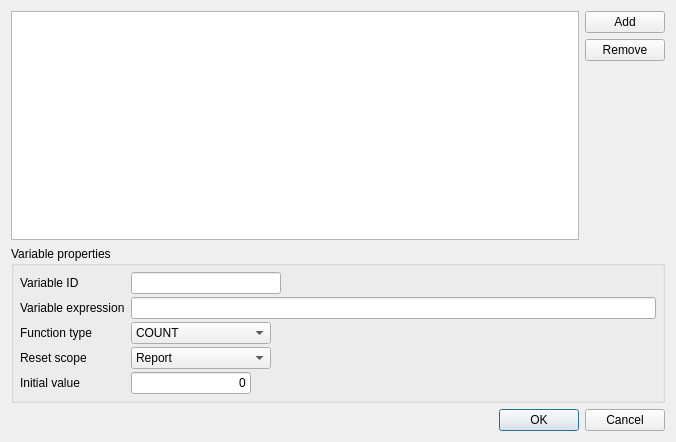
<?xml version="1.0" encoding="UTF-8"?>
<ui version="4.0">
 <class>NCRDVariableDialogUI</class>
 <widget class="QDialog" name="NCRDVariableDialogUI">
  <property name="windowModality">
   <enum>Qt::ApplicationModal</enum>
  </property>
  <property name="geometry">
   <rect>
    <x>0</x>
    <y>0</y>
    <width>676</width>
    <height>442</height>
   </rect>
  </property>
  <property name="windowTitle">
   <string>Variable settings</string>
  </property>
  <layout class="QVBoxLayout">
   <item>
    <layout class="QHBoxLayout">
     <item>
      <widget class="QTableView" name="tableView"/>
     </item>
     <item>
      <layout class="QVBoxLayout">
       <property name="spacing">
        <number>6</number>
       </property>
       <item>
        <widget class="QPushButton" name="btnAdd">
         <property name="text">
          <string>Add</string>
         </property>
        </widget>
       </item>
       <item>
        <widget class="QPushButton" name="btnRemove">
         <property name="text">
          <string>Remove</string>
         </property>
        </widget>
       </item>
       <item>
        <spacer>
         <property name="orientation">
          <enum>Qt::Vertical</enum>
         </property>
         <property name="sizeHint" stdset="0">
          <size>
           <width>20</width>
           <height>16</height>
          </size>
         </property>
        </spacer>
       </item>
      </layout>
     </item>
    </layout>
   </item>
   <item>
    <widget class="QGroupBox" name="gbProp">
     <property name="title">
      <string>Variable properties</string>
     </property>
     <layout class="QGridLayout">
      <property name="leftMargin">
       <number>6</number>
      </property>
      <property name="topMargin">
       <number>6</number>
      </property>
      <property name="rightMargin">
       <number>6</number>
      </property>
      <property name="bottomMargin">
       <number>6</number>
      </property>
      <property name="horizontalSpacing">
       <number>6</number>
      </property>
      <property name="verticalSpacing">
       <number>3</number>
      </property>
      <item row="0" column="0">
       <widget class="QLabel" name="label_2">
        <property name="text">
         <string>Variable ID</string>
        </property>
       </widget>
      </item>
      <item row="0" column="1">
       <widget class="QLineEdit" name="variableID">
        <property name="maximumSize">
         <size>
          <width>150</width>
          <height>16777215</height>
         </size>
        </property>
       </widget>
      </item>
      <item row="2" column="0">
       <widget class="QLabel" name="label_3">
        <property name="text">
         <string>Function type</string>
        </property>
       </widget>
      </item>
      <item row="3" column="0">
       <widget class="QLabel" name="label_4">
        <property name="text">
         <string>Reset scope</string>
        </property>
       </widget>
      </item>
      <item row="3" column="1">
       <widget class="QComboBox" name="comboScope">
        <property name="maximumSize">
         <size>
          <width>140</width>
          <height>16777215</height>
         </size>
        </property>
        <item>
         <property name="text">
          <string notr="true">Report</string>
         </property>
        </item>
        <item>
         <property name="text">
          <string notr="true">Page</string>
         </property>
        </item>
        <item>
         <property name="text">
          <string notr="true">Group</string>
         </property>
        </item>
       </widget>
      </item>
      <item row="4" column="0">
       <widget class="QLabel" name="label_5">
        <property name="text">
         <string>Initial value</string>
        </property>
       </widget>
      </item>
      <item row="4" column="1">
       <widget class="QLineEdit" name="initValue">
        <property name="maximumSize">
         <size>
          <width>120</width>
          <height>16777215</height>
         </size>
        </property>
        <property name="text">
         <string>0</string>
        </property>
        <property name="alignment">
         <set>Qt::AlignRight|Qt::AlignTrailing|Qt::AlignVCenter</set>
        </property>
       </widget>
      </item>
      <item row="2" column="1">
       <widget class="QComboBox" name="comboFunc">
        <property name="maximumSize">
         <size>
          <width>140</width>
          <height>16777215</height>
         </size>
        </property>
        <item>
         <property name="text">
          <string notr="true">COUNT</string>
         </property>
        </item>
        <item>
         <property name="text">
          <string notr="true">SUM</string>
         </property>
        </item>
        <item>
         <property name="text">
          <string notr="true">AVERAGE</string>
         </property>
        </item>
        <item>
         <property name="text">
          <string notr="true">STD</string>
         </property>
        </item>
        <item>
         <property name="text">
          <string notr="true">MIN</string>
         </property>
        </item>
        <item>
         <property name="text">
          <string notr="true">MAX</string>
         </property>
        </item>
       </widget>
      </item>
      <item row="1" column="0">
       <widget class="QLabel" name="label_6">
        <property name="text">
         <string>Variable expression</string>
        </property>
       </widget>
      </item>
      <item row="1" column="1">
       <widget class="QLineEdit" name="expression"/>
      </item>
     </layout>
    </widget>
   </item>
   <item>
    <widget class="QDialogButtonBox" name="buttonBox">
     <property name="standardButtons">
      <set>QDialogButtonBox::Cancel|QDialogButtonBox::Ok</set>
     </property>
    </widget>
   </item>
  </layout>
 </widget>
 <tabstops>
  <tabstop>tableView</tabstop>
  <tabstop>variableID</tabstop>
  <tabstop>expression</tabstop>
  <tabstop>comboFunc</tabstop>
  <tabstop>comboScope</tabstop>
  <tabstop>initValue</tabstop>
  <tabstop>btnAdd</tabstop>
  <tabstop>btnRemove</tabstop>
 </tabstops>
 <resources/>
 <connections>
  <connection>
   <sender>buttonBox</sender>
   <signal>accepted()</signal>
   <receiver>NCRDVariableDialogUI</receiver>
   <slot>accept()</slot>
   <hints>
    <hint type="sourcelabel">
     <x>429</x>
     <y>421</y>
    </hint>
    <hint type="destinationlabel">
     <x>3</x>
     <y>393</y>
    </hint>
   </hints>
  </connection>
  <connection>
   <sender>buttonBox</sender>
   <signal>rejected()</signal>
   <receiver>NCRDVariableDialogUI</receiver>
   <slot>reject()</slot>
   <hints>
    <hint type="sourcelabel">
     <x>355</x>
     <y>423</y>
    </hint>
    <hint type="destinationlabel">
     <x>314</x>
     <y>437</y>
    </hint>
   </hints>
  </connection>
 </connections>
</ui>
